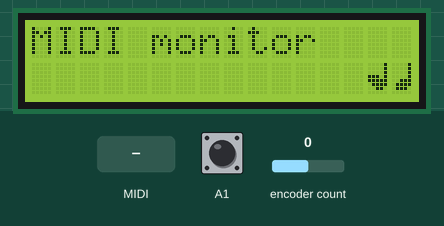
Simulated run of this sketch. Board: Arduino Uno, built with avr-gcc and run on an emulated ATmega328P. Shown: 16×2 character LCD. Inputs (shaded band) come from the test bench; at power-on: A1 HIGH, encoder count 0. MIDI output is not drawn.

Above: at 1.2 s.
1.3 s: A1 pulled LOW for 0.15 s
At 1.37 s:
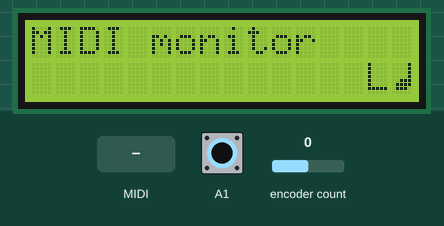
2.9 s: MIDI note 36 received
At 4.1 s:
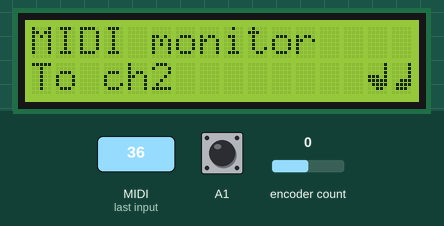
4.4 s: A1 pulled LOW for 1 s
At 5.2 s:
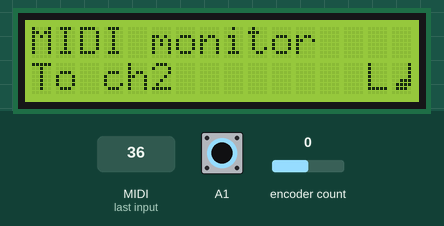
6.9 s: encoder count set to 1
At 8.1 s:
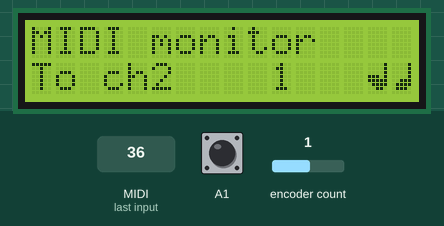
8.4 s: encoder count set to 2
At 9.5 s:
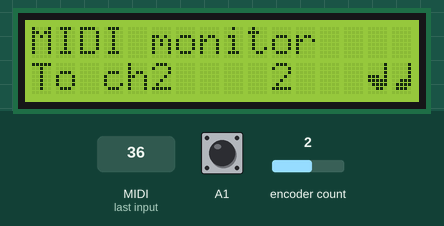
9.9 s: encoder count set to 3
At 10.6 s:
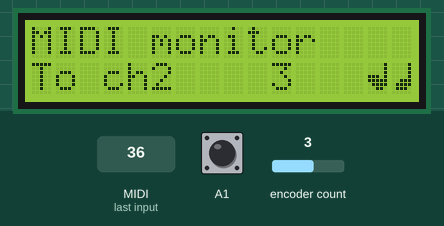
Timing chart, 0 to 12.4 s (numbered marks = the images above; inputs shaded):
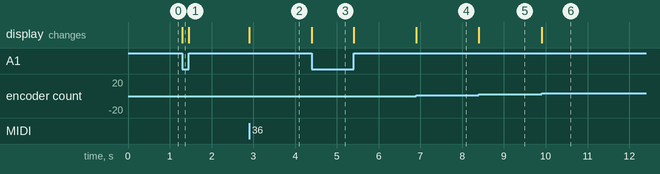

Measured:
- after the input at 1.3 s, the display: changes at once (image 1)
- after the input at 2.9 s, the display: changes at once (image 2)
- after the input at 4.4 s, the display: changes at once (image 3)
- after the input at 6.9 s, the display: changes at once (image 4)
- after the input at 8.4 s, the display: changes at once (image 5)
- after the input at 9.9 s, the display: changes at once (image 6)

The sketch:

keysplit.ino
```cpp
// (licence header left out)
#include <LiquidCrystal.h>
#include <MIDI.h>
#include <RotaryEncoder.h>

MIDI_CREATE_DEFAULT_INSTANCE();
RotaryEncoder encoder(A2, A3);

// initialize the library with the numbers of the interface pins
LiquidCrystal lcd(12, 11, 5, 4, 3, 2);

enum mode_type {
  setLo,
  setHi,
  split,
  disp
};

int pos = 0;
int chan_lo = 0;
int chan_hi = 1;
mode_type mode = disp;

void handleNoteOn(byte channel, byte pitch, byte velocity)
{
    if (pitch > pos) {
      lcd.setCursor(0, 1);
      lcd.print("To ch" + String(channel + 1));
      MIDI.sendNoteOn(pitch, velocity, channel + 1);    // Send a Note (pitch 42, velo 127 on channel 1)

    }
    else {
      lcd.setCursor(0, 1);
      lcd.print("To ch" + String(channel));
      MIDI.sendNoteOn(pitch, velocity, channel);    // Send a Note (pitch 42, velo 127 on channel 1)
    }
}

void handleNoteOff(byte channel, byte pitch, byte velocity)
{
    if (pitch > pos) {
      lcd.setCursor(0, 1);
      lcd.print("To ch" + String(channel + 1));
      MIDI.sendNoteOff(pitch, velocity, channel + 1);    // Send a Note (pitch 42, velo 127 on channel 1)
    }
    else {
      lcd.setCursor(0, 1);
      lcd.print("To ch" + String(channel));
      MIDI.sendNoteOff(pitch, velocity, channel);    // Send a Note (pitch 42, velo 127 on channel 1)
    }
}

// note character that I made up
byte dan_note[8] = {
  B00001,
  B00001,
  B00001,
  B11101,
  B11111,
  B01111,
  B00110,
};

// this is the glyph used by Access
byte virus_note[8] = {
  B00001,
  B00001,
  B00001,
  B00001,
  B00111,
  B01111,
  B01110,
};


void setup() {
  // set up the LCD's number of columns and rows:
  lcd.createChar(0, dan_note);
  lcd.createChar(1, virus_note);
  lcd.begin(16, 2);
  lcd.print("MIDI monitor");
  pinMode(A1,INPUT_PULLUP);

  MIDI.setHandleNoteOn(handleNoteOn);
  MIDI.setHandleNoteOff(handleNoteOff);
  MIDI.begin(MIDI_CHANNEL_OMNI);
}

void loop() {


  MIDI.read();
  encoder.tick();
  int newPos = encoder.getPosition();

  if (pos != newPos) {
    lcd.setCursor(10, 1);
    lcd.print("    ");
    lcd.setCursor(10, 1);
    lcd.print(newPos);
    pos = newPos;
  }

  lcd.setCursor(14, 1);

  if(digitalRead(A1) == HIGH) {
    lcd.write(byte(0));
    lcd.setCursor(15, 1);
    lcd.write(byte(1));
  }
  else {
    lcd.print("L");
  }

}
```
